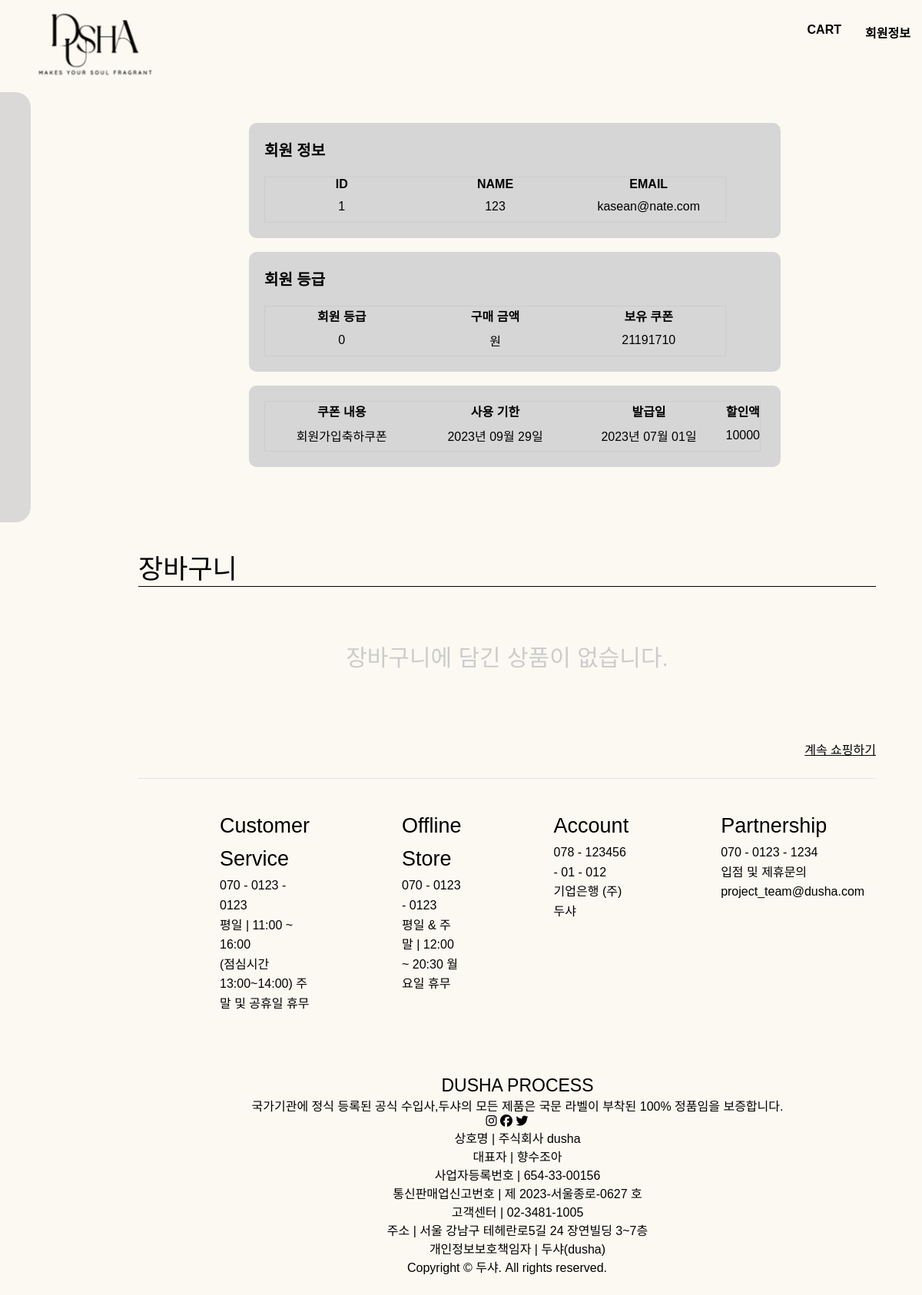
The app's page /1/, older data.
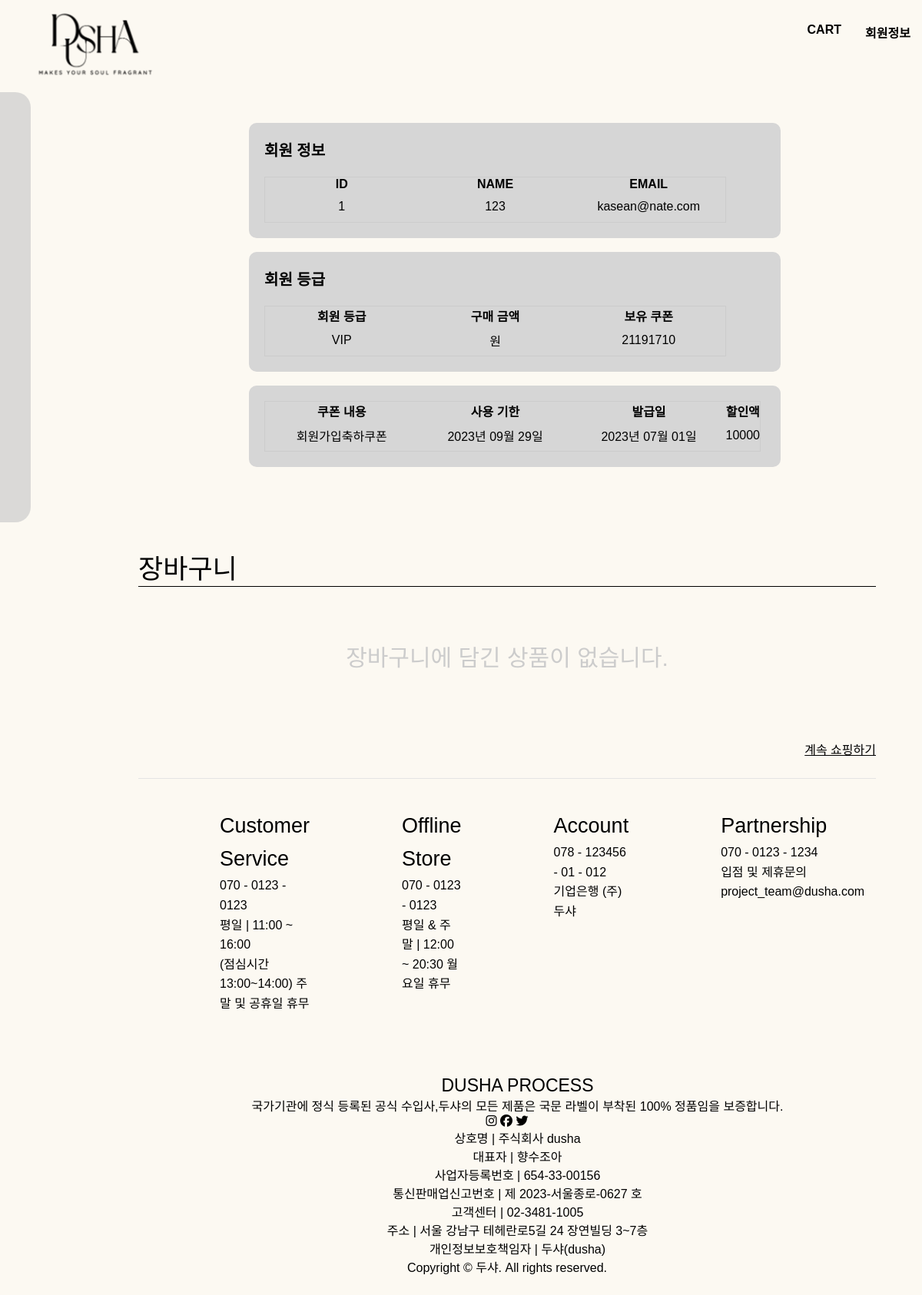
The same page, newer data.
### common/models.py (models this page shows, shortened)
class User(AbstractUser):
    pass

class Member(models.Model):
    email = models.OneToOneField(User, on_delete=models.CASCADE, related_name='member')
    nickname = models.CharField(max_length=20)
    phone = models.IntegerField(null=True)
    address = models.CharField(max_length=50, null=True)
    birth = models.DateField(null=True)
    user_grade = models.CharField(default=0, max_length=50 ) # normal, platinum, mvp (3등급)
    coupon = models.ForeignKey(Coupon, on_delete=models.SET_NULL, null=True, blank=True)

### coupon/models.py (models this page shows)
class Coupon(models.Model):
    code = models.CharField(max_length=50, unique=True )
    use_from = models.DateTimeField() #기간설정
    use_to = models.DateTimeField()   #기간설정
    coupon_name = models.CharField(max_length=50)
    discount = models.IntegerField(validators=[MinValueValidator(0), MaxValueValidator(1000000)])
    active = models.BooleanField(default=True)
    def __str__(self):
        return self.code

### common/views.py (the view)
# urls.py: path('', views.detail, name='detail'),
def detail(request, id):
    user = get_user_model()
    user = get_object_or_404(user, id=id)
    context = {
        'user': user
    }
    return render(request, 'common/detail.html', context)

### templates/common/detail.html (shortened to what this page needs)
{% extends 'base.html' %}
{% load humanize %}
{% block content %}
<section id="wrap">
    <div id="user-detail-wrap">
        <div class="user-info-grade">
            <div class="speech-bubble">
                <h2><b>회원 정보</b></h2>
                <table class="user-info-table">
                    <col style="width:200px;">
                    <col style="width:200px;">
                    <col style="width:200px;">
                    <thead>
                    <th>ID</th>
                    <th>NAME</th>
                    <th>EMAIL</th>
                    </thead>
                    <tbody>
                    <td>{{ user.id }}</td>
                    <td>{{ user.username }}</td>
                    <td>{{ user.email }}</td>
                    </tbody>
                </table>
            </div>
            <br><br>
            <div class="speech-bubble">
                <h2><b>회원 등급</b></h2>
                <table class="user-grade-table">
                    <col style="width:200px;">
                    <col style="width:200px;">
                    <col style="width:200px;">
                    <thead>
                    <th>회원 등급</th>
                    <th>구매 금액</th>
                    <th>보유 쿠폰</th>
                    </thead>
                    <tbody>
                    <tr>
                        <td>{{ user.member.user_grade }}</td>
                        <td>{{total|intcomma}}원</td>
                        <td>{{ user.member.coupon }}</td>
                    </tr>
                    </tbody>
                </table>
            </div>
            <br><br>
            <div class="speech-bubble">
                <table class="user-grade-table">
                    <col style="width:200px;">
                    <col style="width:200px;">
                    <col style="width:200px;">
                    <thead>
                    <th>쿠폰 내용</th>
                    <th>사용 기한</th>
                    <th>발급일</th>
                    <th>할인액</th>
                    </thead>
                    <tbody>
                    <tr>
                        <td> {{user.member.coupon.coupon_name}}</td>
                        <td>{{user.member.coupon.use_to|date:"Y년 m월 d일"}}</td>
                        <td>{{user.member.coupon.use_from|date:"Y년 m월 d일"}}</td>
                        <td>{{user.member.coupon.discount}}</td>
                    </tr>
                    </tbody>
                </table>
            </div>
        </div>
    </div>
    <div class="cart">
        <div class="user-cart">
            {% if not cart %}
            <div class="user-cart-off">
                <h2>장바구니</h2>
                <table class="user-cart-off-table">
                    <thead>
                    <td>장바구니에 담긴 상품이 없습니다.</td>
                    </thead>
                </table>
                <a href="/item">계속 쇼핑하기</a>
            </div>
        {% endif %}
    </div>
    {% include 'footer.html' %}
</section>
{% endblock %}

Row changes from the older to the newer data that the page shows:
changed User "kasean@nate.com": member.user_grade "0" → "VIP"
